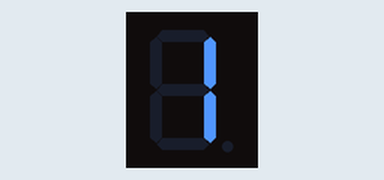
Bench run of a sketch on a simulated Arduino Uno, built with avr-gcc and run on an emulated ATmega328P. Shown: 1-digit seven-segment display. Wiring (inferred from the names in the program): 1-digit 7-segment display, segments lit when HIGH: segments pin 12, pin 14, pin 2, pin 0, pin 4, pin 13, pin 15. The segment pins are drawn as the display they are named for.

Above: at 0.1 s.
At 5.1 s:
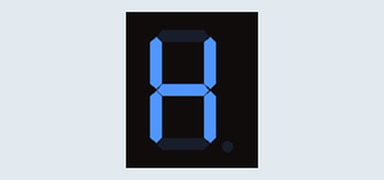
At 5.6 s:
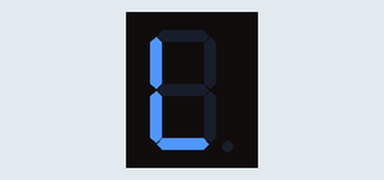
At 6.6 s:
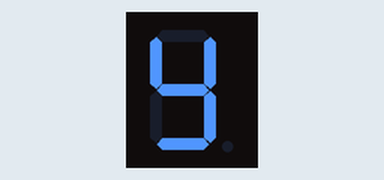
At 7.6 s:
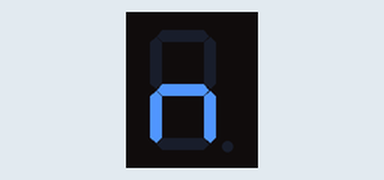
At 9.1 s:
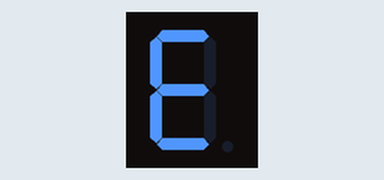

Measured:
- by itself, everything shown: repeats every 9.5 s, in 19 steps
- what the display in image 1 shows lasts 0.5 s, from 5.0 s to 5.5 s

The sketch:

7SegmentWithESP8266.ino
```cpp
// Robo India tutorial on Seven Segement Display
// Hardware: NodeMCU

const int A = 12;
const int B = 14;
const int C = 2;
const int D = 0;
const int E = 4;
const int F = 13;
const int G = 15;


void setup() {
  pinMode(A, OUTPUT);
  pinMode(B, OUTPUT);
  pinMode(C, OUTPUT);
  pinMode(D, OUTPUT);
  pinMode(E, OUTPUT);
  pinMode(F, OUTPUT);
  pinMode(G, OUTPUT);
}

void loop() {
  one();
  delay(500);
  two();
  delay(500);
  three();
  delay(500);
  four();
  delay(500);
  five();
  delay(500);
  six();
  delay(500);
  seven();
  delay(500);
  eight();
  delay(500);
  nine();
  delay(500);
  zero();
  delay(500);
  letterH();
  delay(500);
  letterL();
  delay(500);
  letterA();
  delay(500);
  letterY();
  delay(500);
  letterI();
  delay(500);
  letterN();
  delay(500);
  letterS();
  delay(500);
  letterO();
  delay(500);
  letterE();
  delay(500);
}

void one(){
  digitalWrite(A, LOW);
  digitalWrite(B, HIGH);
  digitalWrite(C, HIGH);
  digitalWrite(D, LOW);
  digitalWrite(E, LOW);
  digitalWrite(F, LOW);
  digitalWrite(G, LOW);
}

void two(){
  digitalWrite(A, HIGH);
  digitalWrite(B, HIGH);
  digitalWrite(C, LOW);
  digitalWrite(D, HIGH);
  digitalWrite(E, HIGH);
  digitalWrite(F, LOW);
  digitalWrite(G, HIGH);
}

void three(){
  digitalWrite(A, HIGH);
  digitalWrite(B, HIGH);
  digitalWrite(C, HIGH);
  digitalWrite(D, HIGH);
  digitalWrite(E, LOW);
  digitalWrite(F, LOW);
  digitalWrite(G, HIGH);
}

void four(){
  digitalWrite(A, LOW);
  digitalWrite(B, HIGH);
  digitalWrite(C, HIGH);
  digitalWrite(D, LOW);
  digitalWrite(E, LOW);
  digitalWrite(F, HIGH);
  digitalWrite(G, HIGH);
}

void five(){
  digitalWrite(A, HIGH);
  digitalWrite(B, LOW);
  digitalWrite(C, HIGH);
  digitalWrite(D, HIGH);
  digitalWrite(E, LOW);
  digitalWrite(F, HIGH);
  digitalWrite(G, HIGH);
}

void six(){
  digitalWrite(A, HIGH);
  digitalWrite(B, LOW);
  digitalWrite(C, HIGH);
  digitalWrite(D, HIGH);
  digitalWrite(E, HIGH);
  digitalWrite(F, HIGH);
  digitalWrite(G, HIGH);
}

void seven(){
  digitalWrite(A, HIGH);
  digitalWrite(B, HIGH);
  digitalWrite(C, HIGH);
  digitalWrite(D, LOW);
  digitalWrite(E, LOW);
  digitalWrite(F, LOW);
  digitalWrite(G, LOW);
}

void eight(){
  digitalWrite(A, HIGH);
  digitalWrite(B, HIGH);
  digitalWrite(C, HIGH);
  digitalWrite(D, HIGH);
  digitalWrite(E, HIGH);
  digitalWrite(F, HIGH);
  digitalWrite(G, HIGH);
}

void nine(){
  digitalWrite(A, HIGH);
  digitalWrite(B, HIGH);
  digitalWrite(C, HIGH);
  digitalWrite(D, LOW);
  digitalWrite(E, LOW);
  digitalWrite(F, HIGH);
  digitalWrite(G, HIGH);
}

void zero(){
  digitalWrite(A, HIGH);
  digitalWrite(B, HIGH);
  digitalWrite(C, HIGH);
  digitalWrite(D, HIGH);
  digitalWrite(E, HIGH);
  digitalWrite(F, HIGH);
  digitalWrite(G, LOW);
}

void letterA(){
  digitalWrite(A, HIGH);
  digitalWrite(B, HIGH);
  digitalWrite(C, HIGH);
  digitalWrite(D, LOW);
  digitalWrite(E, HIGH);
  digitalWrite(F, HIGH);
  digitalWrite(G, HIGH);
}

void letterC(){
  digitalWrite(A, HIGH);
  digitalWrite(B, LOW);
  digitalWrite(C, LOW);
  digitalWrite(D, HIGH);
  digitalWrite(E, HIGH);
  digitalWrite(F, HIGH);
  digitalWrite(G, LOW);
}

void letterH(){
  digitalWrite(A, LOW);
  digitalWrite(B, HIGH);
  digitalWrite(C, HIGH);
  digitalWrite(D, LOW);
  digitalWrite(E, HIGH);
  digitalWrite(F, HIGH);
  digitalWrite(G, HIGH);
}

void letterE(){
  digitalWrite(A, HIGH);
  digitalWrite(B, LOW);
  digitalWrite(C, LOW);
  digitalWrite(D, HIGH);
  digitalWrite(E, HIGH);
  digitalWrite(F, HIGH);
  digitalWrite(G, HIGH);
}

void letterN(){
  digitalWrite(A, LOW);
  digitalWrite(B, LOW);
  digitalWrite(C, HIGH);
  digitalWrite(D, LOW);
  digitalWrite(E, HIGH);
  digitalWrite(F, LOW);
  digitalWrite(G, HIGH);
}

void letterY(){
  digitalWrite(A, LOW);
  digitalWrite(B, HIGH);
  digitalWrite(C, HIGH);
  digitalWrite(D, HIGH);
  digitalWrite(E, LOW);
  digitalWrite(F, HIGH);
  digitalWrite(G, HIGH);
}

void letterO(){
  digitalWrite(A, HIGH);
  digitalWrite(B, HIGH);
  digitalWrite(C, HIGH);
  digitalWrite(D, HIGH);
  digitalWrite(E, HIGH);
  digitalWrite(F, HIGH);
  digitalWrite(G, LOW);
}

void letterS(){
  digitalWrite(A, HIGH);
  digitalWrite(B, LOW);
  digitalWrite(C, HIGH);
  digitalWrite(D, HIGH);
  digitalWrite(E, LOW);
  digitalWrite(F, HIGH);
  digitalWrite(G, HIGH);
}

void letterI(){
  digitalWrite(A, LOW);
  digitalWrite(B, HIGH);
  digitalWrite(C, HIGH);
  digitalWrite(D, LOW);
  digitalWrite(E, LOW);
  digitalWrite(F, LOW);
  digitalWrite(G, LOW);
}

void letterL(){
  digitalWrite(A, LOW);
  digitalWrite(B, LOW);
  digitalWrite(C, LOW);
  digitalWrite(D, HIGH);
  digitalWrite(E, HIGH);
  digitalWrite(F, HIGH);
  digitalWrite(G, LOW);
}
```
